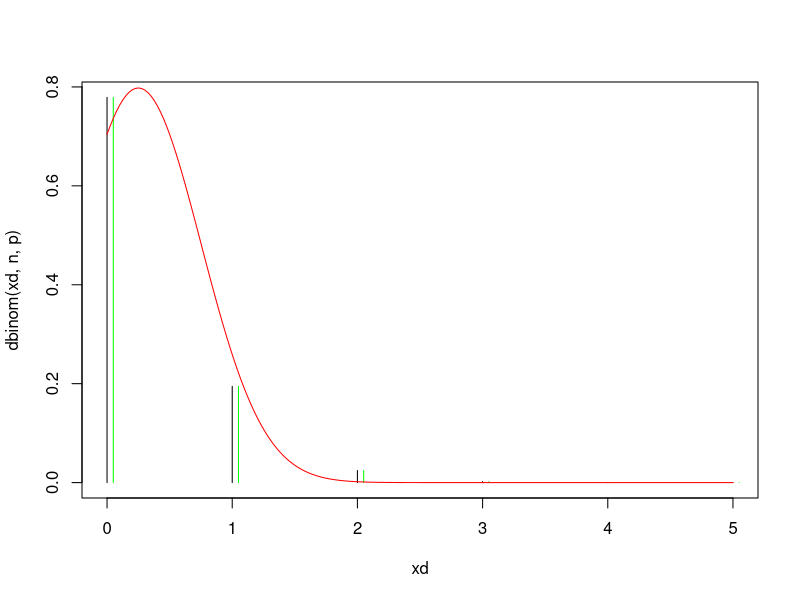

Write R code to recreate this figure.
# OEFENING 1
rm(list=ls())


?seq
x = seq(0,5,length=200)
xd = 0:5


# 1 / 1 000 000 vliegtuigen geeft probleem
p = 1 / 1000000
# 250 000 vliegtuigen per jaar
n = 250000

# X = aantal vliegtuigongevallen per jaar
# S_X = {0,..., 250 000}

# X ~ bin(250 000, 1 / 1 000 000)
dbinom(2, n, p)
plot(xd,dbinom(xd,n,p),type="h")



# Benadering met poisson ( np(1-p)>5 en np(p)>5 )

# S_X2 = N

# lambda is de verwachtingswaarde
lambda = n*p

# X2 ~ pois(np) = pois(0.25)
dpois(2, lambda)

lines(xd+0.05, dpois(xd,lambda), type="h", col="green")



# Benadering met normale verdeling

# S_X3 = R

# X3 ~ N(mu, sigma^2)
# E(X3) = np = mu = 0.25
mu = n*p
# sqrt(Var(X2)) = 0.5 = sigma
sd = sqrt( n*p*(1-p) )

lines(x,dnorm(x,mu,sd),type="l",col="red")

# we integreren van 1.5 tot 2.5
pnorm(2.5,mu,sd) - pnorm(1.5,mu,sd)

# 0 benaderen van -oneindig tot 0.5
# 250 000 benaderen van 249999.5 tot plus oneindig
# de kansen in de staarten zijn zodanig klein

